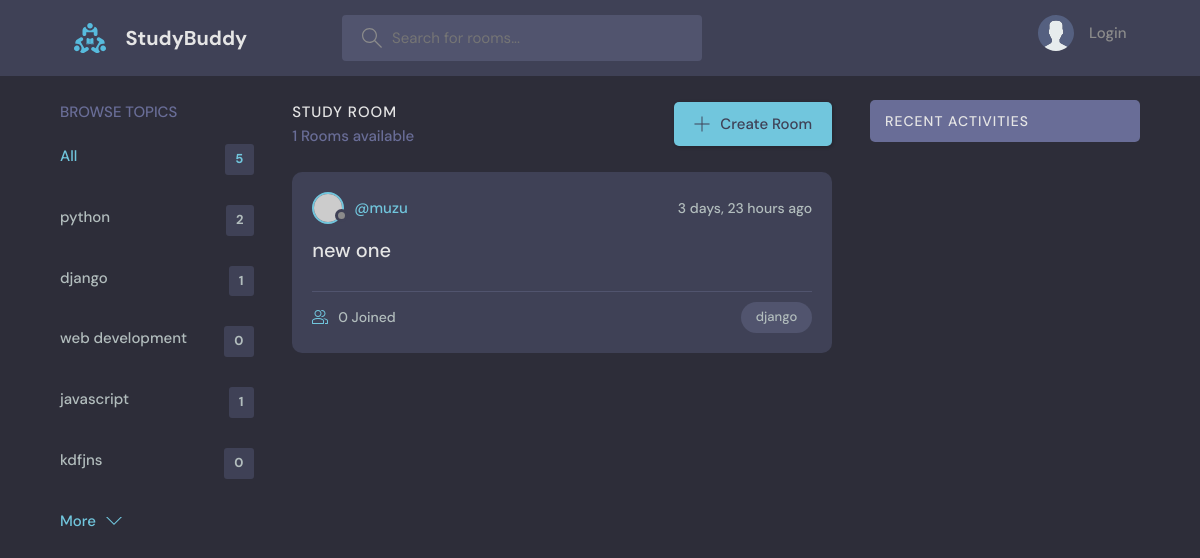
/?q=django, run on the app's committed database.
### base/models.py (models this page shows, shortened)
class Topic(models.Model):
    name = models.CharField(max_length=200)

class Room(models.Model):
    host = models.ForeignKey(User, on_delete=models.SET_NULL, null=True)
    topic = models.ForeignKey(Topic, on_delete=models.SET_NULL, null=True)
    name = models.CharField(max_length=200)
    description = models.TextField(null=True,blank=True)
    participants = models.ManyToManyField(User,related_name='participants',blank=True)
    updated = models.DateTimeField(auto_now=True)
    created = models.DateTimeField(auto_now_add=True)
    class Meta:
        ordering = ['-updated', '-created'] # order of the posted field

### base/views.py (the view)
# urls.py: 2. Add a URL to urlpatterns:  path('', views.home, name='home')
def home(request):
    q = request.GET.get('q') if request.GET.get('q') != None else '' # used for search rooms
    rooms = Room.objects.filter(
        Q(topic__name__icontains=q) |
        Q(name__icontains=q) |
        Q(description__icontains=q))
    topics = Topic.objects.all() # to take all the topic
    room_count = rooms.count() # for counting rooms
    room_messages = Message.objects.filter(Q(room__topic__name__icontains=q))
    context = {'rooms': rooms,'topics':topics,'room_count':room_count,
                 'room_messages':room_messages} #sending data to website
    return render(request, 'base/home.html', context)

### base/templates/base/home.html (shortened to what this page needs)
{% extends 'main.html' %}
{% block content %}
<main class="layout layout--3">
  <div class="container">
    {% include 'base/topic_component.html' %}
    <div class="roomList">
      <div class="roomList__header">
        <div>
          <h2>Study Room</h2>
          <p>{{room_count}} Rooms available</p>
        </div>
        <a class="btn btn--main" href="create-room.html">
          <svg version="1.1" xmlns="http://www.w3.org/2000/svg" width="32" height="32" viewBox="0 0 32 32">
            <title>add</title>
            <path
              d="M16.943 0.943h-1.885v14.115h-14.115v1.885h14.115v14.115h1.885v-14.115h14.115v-1.885h-14.115v-14.115z">
            </path>
          </svg>
          Create Room
        </a>
      </div>
      {% include 'base/feed_component.html' %}
    </div>
    {% include 'base/activity_component.html' %}
  </div>
</main>
{% endblock %}

### base/templates/base/topic_component.html
<div class="topics">
    <div class="topics__header">
        <h2>Browse Topics</h2>
    </div>
    <ul class="topics__list">
        <li>
            <a href="{% url 'home' %}" class="active">All <span>{{topics.count}}</span></a>
        </li>
        {% for topic in topics %}
        <li>
            <a href="{% url 'home' %}?q={{topic.name}}">{{topic.name}} <span>{{topic.room_set.all.count}}</span></a>
        </li>
        {% endfor %}
    </ul>
    <a class="btn btn--link" href="topics.html">
        More
        <svg version="1.1" xmlns="http://www.w3.org/2000/svg" width="32" height="32" viewBox="0 0 32 32">
            <title>chevron-down</title>
            <path d="M16 21l-13-13h-3l16 16 16-16h-3l-13 13z"></path>
        </svg>
    </a>
</div>

### base/templates/base/feed_component.html (shortened to what this page needs)
{% for room in rooms %}
<div class="roomListRoom">
  <div class="roomListRoom__header">
    <a href="{% url 'user-profile' room.host.id %}" class="roomListRoom__author">
      <div class="avatar avatar--small">
        <img src="https://randomuser.me/api/portraits/women/11.jpg" />
      </div>
      <span>@{{room.host.username}}</span>
    </a>
    <div class="roomListRoom__actions">
      <span>{{ room.created|timesince }} ago</span>
    </div>
  </div>
  <div class="roomListRoom__content">
    <a href="{% url 'room' room.id %}">{{room.name}}</a>
  </div>
  <div class="roomListRoom__meta">
    <a href="{% url 'room' room.id %}" class="roomListRoom__joined">
      {{room.participants.all.count}} Joined
    </a>
    <p class="roomListRoom__topic">{{room.topic.name}}</p>
  </div>
</div>
{% endfor %}

### static/styles/style.css (style rules this page uses)
:root { --color-main: #71c6dd; --color-main-light: #e1f6fb; --color-dark: #3f4156; --color-dark-medium: #51546e; --color-dark-light: #696d97; --color-light: #e5e5e5; --color-gray: #8b8b8b; --color-light-gray: #b2bdbd; --color-bg: #2d2d39; --color-success: #5dd693; --color-error: #fc4b0b; }
* { font-family: "DM Sans", -apple-system, BlinkMacSystemFont, "Segoe UI", Roboto, Oxygen, Ubuntu, Cantarell, "Open Sans", "Helvetica Neue", sans-serif; margin: 0; padding: 0; box-sizing: border-box; text-rendering: optimizeLegibility; font-size: inherit; }
html { font-size: 56.25%; }
@media only screen and (min-width: 1200px) { html { font-size: 62.5%; } }
body { line-height: 1.6; font-weight: 400; font-size: 1.5rem; color: var(--color-light-gray); background-color: var(--color-bg); min-height: 100vh; }
img { width: 100%; }
a { display: inline-block; color: var(--color-main); text-decoration: none; }
.container { max-width: 120rem; width: 90%; margin: auto; }
.btn { background-color: transparent; border: none; display: inline-flex; align-items: center; gap: 1rem; cursor: pointer; transition: all ease-in-out 0.3s; padding: 1rem 2rem; border-radius: 5px; box-shadow: 1px 1px 3px 1px rgba(0, 0, 0, 0.15); font-weight: 500; }
.btn--link { border-radius: 0; padding: 0; color: var(--color-main); box-shadow: none; }
.btn--main { background-color: var(--color-main); color: var(--color-dark); }
.btn > svg { fill: currentColor; width: 1.6rem; height: 1.6rem; }
.avatar { position: relative; display: inline-block; border-radius: 50%; border: 2px solid var(--color-main); }
.avatar img { display: block; border-radius: 50%; object-fit: cover; object-position: center; }
.avatar::after { content: ""; display: block; position: absolute; background-color: var(--color-gray); z-index: 111; border-radius: 50%; border: 0.3rem solid var(--color-dark); }
.avatar.avatar--small img { width: 2.8rem; height: 2.8rem; }
.avatar.avatar--small:after { width: 0.7rem; height: 0.7rem; bottom: 0px; right: -6px; }
.layout { margin-top: 2.4rem; }
.layout > .container { display: flex; justify-content: space-between; align-items: flex-start; }
.layout--3 > .container > div:first-child { flex-basis: 18%; max-width: 22.5rem; }
.layout--3 > .container > div:nth-child(2) { flex-basis: 50%; }
.topics__header { margin-bottom: 2rem; }
.topics__header h2 { text-transform: uppercase; font-weight: 500; color: var(--color-dark-light); }
.topics__list { list-style: none; }
.topics__list li a { display: flex; justify-content: space-between; margin-bottom: 3rem; font-weight: 500; color: var(--color-light-gray); transition: all 0.3s ease-in-out; }
.topics__list li a.active, .topics__list li a:hover { color: var(--color-main); }
.topics__list li a span { padding: 0.5rem 1rem; background-color: var(--color-dark); border-radius: 3px; font-size: 1.3rem; font-weight: 700; letter-spacing: 1px; }
.roomList__header { display: flex; justify-content: space-between; align-items: center; margin-bottom: 2.4rem; }
.roomList__header h2 { text-transform: uppercase; font-weight: 500; color: var(--color-light); letter-spacing: 1px; }
.roomList__header p { font-weight: 500; color: var(--color-dark-light); }
.roomListRoom { margin-bottom: 2.4rem; background-color: var(--color-dark); border-radius: 1rem; padding: 2rem; }
.roomListRoom__header { display: flex; justify-content: space-between; align-items: center; }
.roomListRoom__author { font-weight: 500; display: flex; align-items: center; gap: 1rem; }
.roomListRoom__actions { display: flex; align-items: flex-start; gap: 1rem; position: relative; }
.roomListRoom__actions span { font-size: 1.4rem; font-weight: 500; }
.roomListRoom__content { margin: 1rem 0; }
.roomListRoom__content a { font-size: 2rem; font-weight: 500; margin-bottom: 1.5rem; color: var(--color-light); transition: all 0.3s ease-in-out; }
.roomListRoom__meta { border-top: 1px solid var(--color-dark-medium); padding-top: 1rem; display: flex; align-items: center; justify-content: space-between; }
.roomListRoom__joined { color: var(--color-light-gray); display: flex; align-items: center; gap: 1rem; font-size: 1.4rem; font-weight: 500; }
.roomListRoom__joined svg { fill: var(--color-main); width: 1.6rem; height: 1.6rem; }
.roomListRoom__topic { padding: 5px 1.5rem; background-color: var(--color-dark-medium); border-radius: 5rem; font-weight: 500; font-size: 1.3rem; }

### data on the page
Topic: name "python", room_set.all.count "2"
Topic: name "django", room_set.all.count "1"
Topic: name "web development", room_set.all.count "0"
Topic: name "javascript", room_set.all.count "1"
Topic: name "kdfjns", room_set.all.count "0"
Room: host.username "muzu", created "3 days, 23 hours", name "new one", participants.all.count "0", topic.name "django"

### other printed values
{{ topics.count }} "5"
{{ room_count }} "1"
